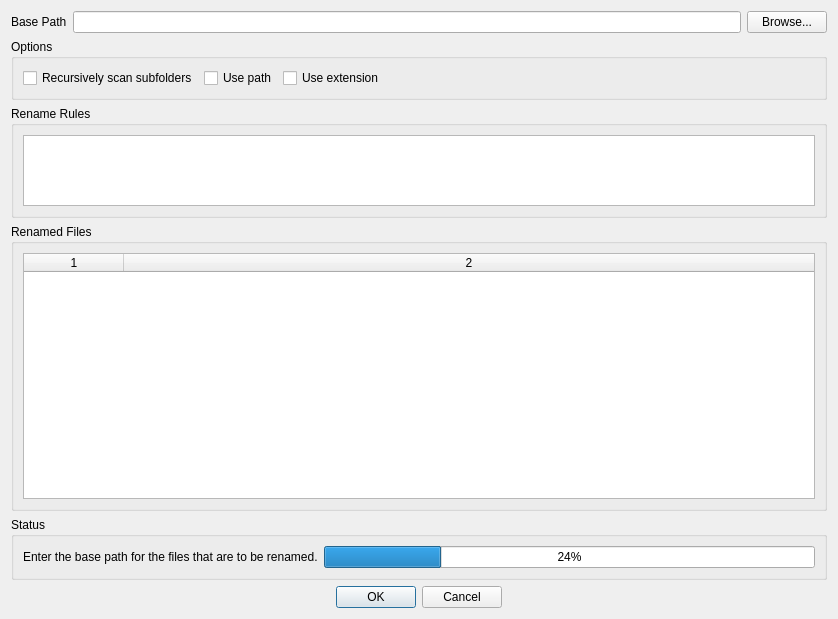
<?xml version="1.0" encoding="UTF-8"?>
<ui version="4.0">
 <class>MainWindow</class>
 <widget class="QDialog" name="MainWindow">
  <property name="geometry">
   <rect>
    <x>0</x>
    <y>0</y>
    <width>838</width>
    <height>619</height>
   </rect>
  </property>
  <property name="windowTitle">
   <string>BAON</string>
  </property>
  <property name="windowIcon">
   <iconset resource="resources.qrc">
    <normaloff>:/graphics/app_icon.png</normaloff>:/graphics/app_icon.png</iconset>
  </property>
  <layout class="QVBoxLayout" name="verticalLayout">
   <item>
    <layout class="QHBoxLayout" name="layBasePath">
     <item>
      <widget class="QLabel" name="lblBasePath">
       <property name="text">
        <string>Base Path</string>
       </property>
       <property name="buddy">
        <cstring>txtBasePath</cstring>
       </property>
      </widget>
     </item>
     <item>
      <widget class="QLineEdit" name="txtBasePath"/>
     </item>
     <item>
      <widget class="QPushButton" name="btnBrowse">
       <property name="text">
        <string>Browse...</string>
       </property>
      </widget>
     </item>
    </layout>
   </item>
   <item>
    <widget class="QGroupBox" name="gbxOptions">
     <property name="title">
      <string>Options</string>
     </property>
     <layout class="QHBoxLayout" name="horizontalLayout">
      <item>
       <widget class="QCheckBox" name="chkScanRecursive">
        <property name="text">
         <string>Recursively scan subfolders</string>
        </property>
       </widget>
      </item>
      <item>
       <widget class="QCheckBox" name="chkUsePath">
        <property name="text">
         <string>Use path</string>
        </property>
       </widget>
      </item>
      <item>
       <widget class="QCheckBox" name="chkUseExtension">
        <property name="text">
         <string>Use extension</string>
        </property>
       </widget>
      </item>
      <item>
       <spacer name="horizontalSpacer">
        <property name="orientation">
         <enum>Qt::Horizontal</enum>
        </property>
        <property name="sizeHint" stdset="0">
         <size>
          <width>40</width>
          <height>20</height>
         </size>
        </property>
       </spacer>
      </item>
     </layout>
    </widget>
   </item>
   <item>
    <widget class="QGroupBox" name="gbxRules">
     <property name="maximumSize">
      <size>
       <width>16777215</width>
       <height>112</height>
      </size>
     </property>
     <property name="title">
      <string>Rename Rules</string>
     </property>
     <layout class="QHBoxLayout" name="horizontalLayout_4">
      <item>
       <widget class="QTextEdit" name="txtRules">
        <property name="sizePolicy">
         <sizepolicy hsizetype="Expanding" vsizetype="Fixed">
          <horstretch>0</horstretch>
          <verstretch>0</verstretch>
         </sizepolicy>
        </property>
        <property name="font">
         <font>
          <family>Monospace</family>
         </font>
        </property>
        <property name="acceptRichText">
         <bool>false</bool>
        </property>
       </widget>
      </item>
     </layout>
    </widget>
   </item>
   <item>
    <widget class="QGroupBox" name="gbxFiles">
     <property name="sizePolicy">
      <sizepolicy hsizetype="Preferred" vsizetype="Expanding">
       <horstretch>0</horstretch>
       <verstretch>1</verstretch>
      </sizepolicy>
     </property>
     <property name="title">
      <string>Renamed Files</string>
     </property>
     <layout class="QGridLayout" name="gridLayout_2">
      <item row="1" column="0">
       <widget class="RenameTable" name="tblFiles">
        <property name="sizePolicy">
         <sizepolicy hsizetype="Preferred" vsizetype="Preferred">
          <horstretch>0</horstretch>
          <verstretch>0</verstretch>
         </sizepolicy>
        </property>
        <property name="alternatingRowColors">
         <bool>true</bool>
        </property>
        <property name="wordWrap">
         <bool>false</bool>
        </property>
        <property name="columnCount">
         <number>2</number>
        </property>
        <attribute name="horizontalHeaderStretchLastSection">
         <bool>true</bool>
        </attribute>
        <column/>
        <column/>
       </widget>
      </item>
     </layout>
    </widget>
   </item>
   <item>
    <widget class="QGroupBox" name="gbxStatus">
     <property name="title">
      <string>Status</string>
     </property>
     <layout class="QHBoxLayout" name="horizontalLayout_2">
      <item>
       <widget class="QLabel" name="lblStatus">
        <property name="sizePolicy">
         <sizepolicy hsizetype="Preferred" vsizetype="Fixed">
          <horstretch>0</horstretch>
          <verstretch>0</verstretch>
         </sizepolicy>
        </property>
        <property name="minimumSize">
         <size>
          <width>0</width>
          <height>21</height>
         </size>
        </property>
        <property name="text">
         <string>Enter the base path for the files that are to be renamed.</string>
        </property>
       </widget>
      </item>
      <item>
       <widget class="QProgressBar" name="progressBar">
        <property name="value">
         <number>24</number>
        </property>
        <property name="invertedAppearance">
         <bool>false</bool>
        </property>
       </widget>
      </item>
     </layout>
    </widget>
   </item>
   <item>
    <widget class="QDialogButtonBox" name="buttonBox">
     <property name="orientation">
      <enum>Qt::Horizontal</enum>
     </property>
     <property name="standardButtons">
      <set>QDialogButtonBox::Cancel|QDialogButtonBox::Ok</set>
     </property>
     <property name="centerButtons">
      <bool>true</bool>
     </property>
    </widget>
   </item>
  </layout>
 </widget>
 <customwidgets>
  <customwidget>
   <class>RenameTable</class>
   <extends>QTableWidget</extends>
   <header>baon.gui.RenameTable</header>
  </customwidget>
 </customwidgets>
 <tabstops>
  <tabstop>txtBasePath</tabstop>
  <tabstop>btnBrowse</tabstop>
  <tabstop>chkScanRecursive</tabstop>
  <tabstop>chkUsePath</tabstop>
  <tabstop>chkUseExtension</tabstop>
  <tabstop>txtRules</tabstop>
  <tabstop>tblFiles</tabstop>
  <tabstop>buttonBox</tabstop>
 </tabstops>
 <resources>
  <include location="resources.qrc"/>
 </resources>
 <connections>
  <connection>
   <sender>buttonBox</sender>
   <signal>accepted()</signal>
   <receiver>MainWindow</receiver>
   <slot>accept()</slot>
   <hints>
    <hint type="sourcelabel">
     <x>418</x>
     <y>596</y>
    </hint>
    <hint type="destinationlabel">
     <x>418</x>
     <y>309</y>
    </hint>
   </hints>
  </connection>
  <connection>
   <sender>buttonBox</sender>
   <signal>rejected()</signal>
   <receiver>MainWindow</receiver>
   <slot>reject()</slot>
   <hints>
    <hint type="sourcelabel">
     <x>418</x>
     <y>596</y>
    </hint>
    <hint type="destinationlabel">
     <x>418</x>
     <y>309</y>
    </hint>
   </hints>
  </connection>
  <connection>
   <sender>chkScanRecursive</sender>
   <signal>stateChanged(int)</signal>
   <receiver>MainWindow</receiver>
   <slot>_onDataEdited()</slot>
   <hints>
    <hint type="sourcelabel">
     <x>109</x>
     <y>78</y>
    </hint>
    <hint type="destinationlabel">
     <x>418</x>
     <y>309</y>
    </hint>
   </hints>
  </connection>
  <connection>
   <sender>chkUsePath</sender>
   <signal>stateChanged(int)</signal>
   <receiver>MainWindow</receiver>
   <slot>_onDataEdited()</slot>
   <hints>
    <hint type="sourcelabel">
     <x>234</x>
     <y>78</y>
    </hint>
    <hint type="destinationlabel">
     <x>418</x>
     <y>309</y>
    </hint>
   </hints>
  </connection>
  <connection>
   <sender>chkUseExtension</sender>
   <signal>stateChanged(int)</signal>
   <receiver>MainWindow</receiver>
   <slot>_onDataEdited()</slot>
   <hints>
    <hint type="sourcelabel">
     <x>325</x>
     <y>78</y>
    </hint>
    <hint type="destinationlabel">
     <x>418</x>
     <y>309</y>
    </hint>
   </hints>
  </connection>
  <connection>
   <sender>txtBasePath</sender>
   <signal>textEdited(QString)</signal>
   <receiver>MainWindow</receiver>
   <slot>_onDataTyped()</slot>
   <hints>
    <hint type="sourcelabel">
     <x>401</x>
     <y>22</y>
    </hint>
    <hint type="destinationlabel">
     <x>418</x>
     <y>309</y>
    </hint>
   </hints>
  </connection>
  <connection>
   <sender>txtBasePath</sender>
   <signal>editingFinished()</signal>
   <receiver>MainWindow</receiver>
   <slot>_onDataEdited()</slot>
   <hints>
    <hint type="sourcelabel">
     <x>401</x>
     <y>22</y>
    </hint>
    <hint type="destinationlabel">
     <x>418</x>
     <y>309</y>
    </hint>
   </hints>
  </connection>
  <connection>
   <sender>txtBasePath</sender>
   <signal>returnPressed()</signal>
   <receiver>MainWindow</receiver>
   <slot>_onDataEdited()</slot>
   <hints>
    <hint type="sourcelabel">
     <x>401</x>
     <y>22</y>
    </hint>
    <hint type="destinationlabel">
     <x>418</x>
     <y>309</y>
    </hint>
   </hints>
  </connection>
  <connection>
   <sender>btnBrowse</sender>
   <signal>clicked()</signal>
   <receiver>MainWindow</receiver>
   <slot>_onClickedBrowse()</slot>
   <hints>
    <hint type="sourcelabel">
     <x>785</x>
     <y>23</y>
    </hint>
    <hint type="destinationlabel">
     <x>418</x>
     <y>309</y>
    </hint>
   </hints>
  </connection>
  <connection>
   <sender>txtRules</sender>
   <signal>textChanged()</signal>
   <receiver>MainWindow</receiver>
   <slot>_onDataTyped()</slot>
   <hints>
    <hint type="sourcelabel">
     <x>422</x>
     <y>168</y>
    </hint>
    <hint type="destinationlabel">
     <x>418</x>
     <y>309</y>
    </hint>
   </hints>
  </connection>
 </connections>
 <slots>
  <slot>_onDataEdited()</slot>
  <slot>_onDataTyped()</slot>
  <slot>_onClickedBrowse()</slot>
 </slots>
</ui>
